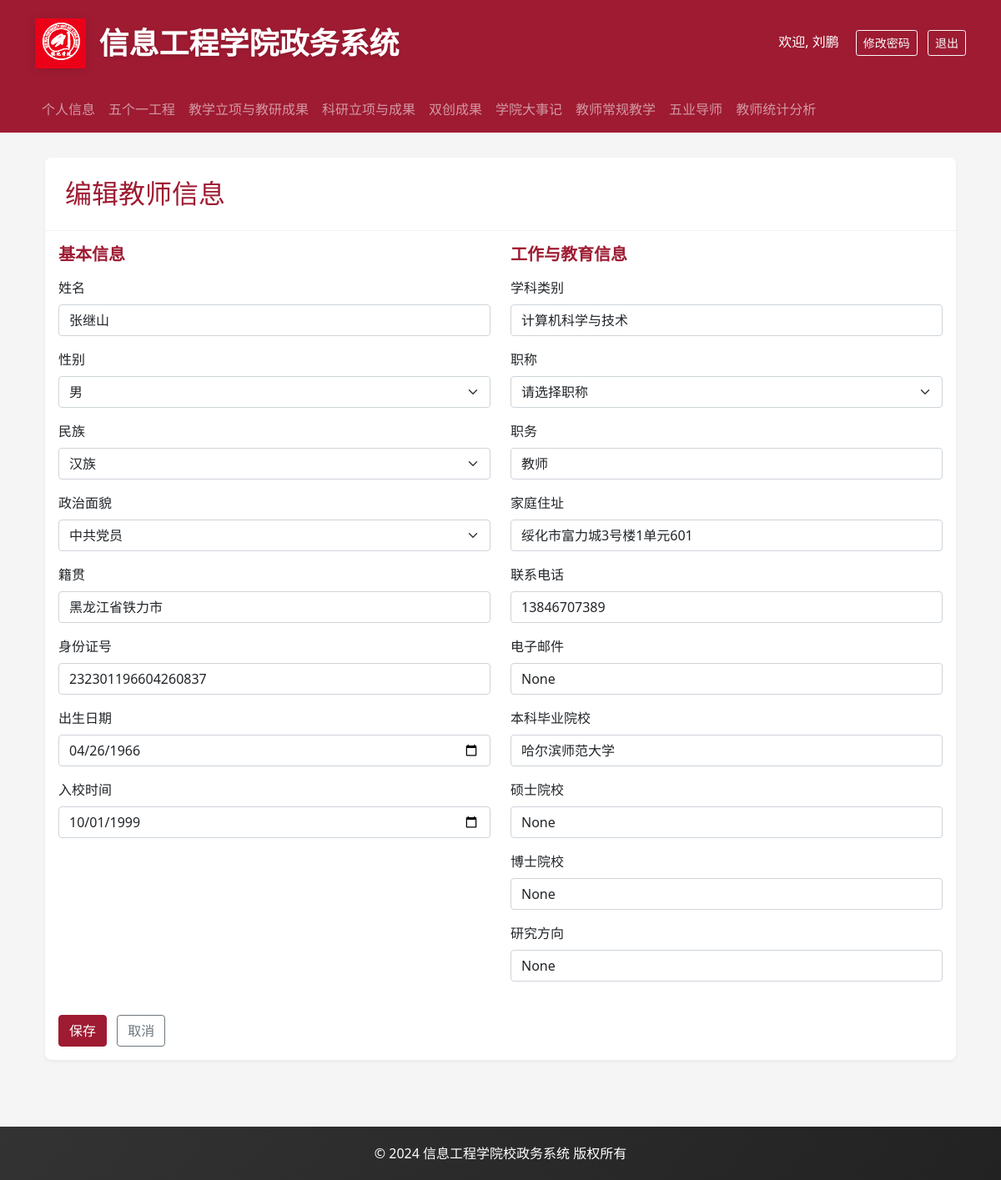
The page /teacher/edit/2 (signed in) on the database its author committed.
### backend/models.py (models this page shows, shortened)
class User(UserMixin, db.Model):
    __tablename__ = 'users'
    id = db.Column(db.Integer, primary_key=True)
    username = db.Column(db.String(80), unique=True, nullable=False)
    password_hash = db.Column(db.String(128))
    role = db.Column(db.String(20), nullable=False)  # admin, teacher, student
    name = db.Column(db.String(80))
    gender = db.Column(db.String(10))
    birth_date = db.Column(db.Date)
    email = db.Column(db.String(120), unique=True)
    phone = db.Column(db.String(20))
    employee_number = db.Column(db.String(20))
    ethnicity = db.Column(db.String(50))  # 民族
    id_number = db.Column(db.String(18))  # 身份证号
    political_status = db.Column(db.String(50))  # 政治面貌
    party_join_date = db.Column(db.Date)  # 入党时间
    party_branch = db.Column(db.String(100))  # 所属党支部
    hometown = db.Column(db.String(100))  # 籍贯
    address = db.Column(db.String(200))  # 家庭住址
    education_level = db.Column(db.String(50))  # 学历
    education_date = db.Column(db.Date)  # 获得学历时间
    degree = db.Column(db.String(50))  # 学位
    degree_date = db.Column(db.Date)  # 获得学位时间
    bachelor_school = db.Column(db.String(100))  # 本科毕业学校
    master_school = db.Column(db.String(100))  # 硕士毕业学校
    phd_school = db.Column(db.String(100))  # 博士毕业学校
    major = db.Column(db.String(100))  # 专业
    teaching_group = db.Column(db.String(100))  # 教研室
    is_dual_teacher = db.Column(db.String(10))  # 是否双师
    award_title = db.Column(db.String(100))  # 获得奖励称号
    talent_title = db.Column(db.String(100))  # 人才称号
    research_direction = db.Column(db.String(200))  # 研究方向
    work_start_date = db.Column(db.Date)  # 入校时间
    career_start_date = db.Column(db.Date)  # 参加工作时间
    highest_title = db.Column(db.String(50))  # 最高级职称
    highest_title_date = db.Column(db.Date)  # 获得最高级职称时间
    position = db.Column(db.String(50))  # 职务
    subject = db.Column(db.String(50))  # 学科
    department = db.Column(db.String(100))  # 所属院系
    photo_path = db.Column(db.String(200))  # 照片路径
    hire_date = db.Column(db.Date)             # 入职日期

### backend/app.py (the view, shortened to what this page needs)
@app.route('/teacher/edit/<int:id>', methods=['GET', 'POST'])
@login_required
def edit_teacher(id):
    if current_user.username in ADMIN_TEACHERS:
        flash('您没有权限访问该页面')
        return redirect(url_for('profile'))
    teacher = User.query.get_or_404(id)
    return render_template('edit_teacher.html', teacher=teacher)

### backend/app.py (called while the page is built)
@login_manager.user_loader
def load_user(user_id):
    return User.query.get(int(user_id))

### frontend/templates/edit_teacher.html (shortened to what this page needs)
{% extends "base.html" %}
{% block content %}
<div class="container">
    <div class="card">
        <div class="card-header">
            <h2 class="mb-0 text-primary-color">{{ '编辑' if teacher else '新增' }}教师信息</h2>
        </div>
        <div class="card-body">
            <form method="post">
                <div class="row">
                    <div class="col-md-6">
                        <h5 class="section-title">基本信息</h5>
                        <div class="mb-3">
                            <label for="name" class="form-label">姓名</label>
                            <input type="text" class="form-control" id="name" name="name" value="{{ teacher.name if teacher else '' }}" required>
                        </div>
                        <div class="mb-3">
                            <label for="gender" class="form-label">性别</label>
                            <select class="form-select" id="gender" name="gender" required>
                                <option value="男" {{ 'selected' if teacher and teacher.gender == '男' else '' }}>男</option>
                            </select>
                        </div>
                        <div class="mb-3">
                            <label for="ethnicity" class="form-label">民族</label>
                            <select class="form-select" id="ethnicity" name="ethnicity" required>
                                <option value="汉族" {{ 'selected' if teacher and teacher.ethnicity == '汉族' else '' }}>汉族</option>
                            </select>
                        </div>
                        <div class="mb-3">
                            <label for="political_status" class="form-label">政治面貌</label>
                            <select class="form-select" id="political_status" name="political_status" required>
                                <option value="中共党员" {{ 'selected' if teacher and teacher.political_status == '中共党员' else '' }}>中共党员</option>
                            </select>
                        </div>
                        <div class="mb-3">
                            <label for="hometown" class="form-label">籍贯</label>
                            <input type="text" class="form-control" id="hometown" name="hometown" value="{{ teacher.hometown if teacher else '' }}">
                        </div>
                        <div class="mb-3">
                            <label for="id_number" class="form-label">身份证号</label>
                            <input type="text" class="form-control" id="id_number" name="id_number" value="{{ teacher.id_number if teacher else '' }}" pattern="[0-9Xx]{18}" maxlength="18" required>
                        </div>
                        <div class="mb-3">
                            <label for="birth_date" class="form-label">出生日期</label>
                            <input type="date" class="form-control" id="birth_date" name="birth_date" value="{{ teacher.birth_date if teacher else '' }}" required>
                        </div>
                        <div class="mb-3">
                            <label for="work_start_date" class="form-label">入校时间</label>
                            <input type="date" class="form-control" id="work_start_date" name="work_start_date" value="{{ teacher.work_start_date if teacher else '' }}" required>
                        </div>
                    </div>
                    <div class="col-md-6">
                        <h5 class="section-title">工作与教育信息</h5>
                        <div class="mb-3">
                            <label for="major" class="form-label">学科类别</label>
                            <input type="text" class="form-control" id="major" name="major" value="{{ teacher.major if teacher else '' }}" required>
                        </div>
                        <div class="mb-3">
                            <label for="title" class="form-label">职称</label>
                            <select class="form-select" id="title" name="title" required autocomplete="off">
                                <option value="" disabled selected>请选择职称</option>
                            </select>
                        </div>
                        <div class="mb-3">
                            <label for="position" class="form-label">职务</label>
                            <input type="text" class="form-control" id="position" name="position" value="{{ teacher.position if teacher else '' }}">
                        </div>
                        <div class="mb-3">
                            <label for="address" class="form-label">家庭住址</label>
                            <input type="text" class="form-control" id="address" name="address" value="{{ teacher.address if teacher else '' }}">
                        </div>
                        <div class="mb-3">
                            <label for="phone" class="form-label">联系电话</label>
                            <input type="tel" class="form-control" id="phone" name="phone" value="{{ teacher.phone if teacher else '' }}">
                        </div>
                        <div class="mb-3">
                            <label for="email" class="form-label">电子邮件</label>
                            <input type="email" class="form-control" id="email" name="email" value="{{ teacher.email if teacher else '' }}" placeholder="example@example.com">
                        </div>
                        <div class="mb-3">
                            <label for="bachelor_school" class="form-label">本科毕业院校</label>
                            <input type="text" class="form-control" id="bachelor_school" name="bachelor_school" value="{{ teacher.bachelor_school if teacher else '' }}" required>
                        </div>
                        <div class="mb-3">
                            <label for="master_school" class="form-label">硕士院校</label>
                            <input type="text" class="form-control" id="master_school" name="master_school" value="{{ teacher.master_school if teacher else '' }}">
                        </div>
                        <div class="mb-3">
                            <label for="phd_school" class="form-label">博士院校</label>
                            <input type="text" class="form-control" id="phd_school" name="phd_school" value="{{ teacher.phd_school if teacher else '' }}">
                        </div>
                        <div class="mb-3">
                            <label for="research_direction" class="form-label">研究方向</label>
                            <input type="text" class="form-control" id="research_direction" name="research_direction" value="{{ teacher.research_direction if teacher else '' }}" required>
                        </div>
                    </div>
                </div>
                <div class="mt-4">
                    <button type="submit" class="btn btn-danger">保存</button>
                    <a href="{{ url_for('teachers') }}" class="btn btn-outline-secondary ms-2">取消</a>
                </div>
            </form>
        </div>
    </div>
</div>
{% endblock %}

### frontend/templates/base.html (shortened to what this page needs)
<!DOCTYPE html>
<html lang="zh">
<head>
    <link href="https://cdn.jsdelivr.net/npm/bootstrap@5.1.3/dist/css/bootstrap.min.css" rel="stylesheet">
    <link rel="stylesheet" href="https://cdn.jsdelivr.net/npm/bootstrap-icons@1.8.1/font/bootstrap-icons.css">
</head>
<body>
    <header class="header">
        <div class="container">
            <div class="d-flex align-items-center justify-content-between">
                <div class="d-flex align-items-center">
                    <img src="{{ url_for('static', filename='logo.png') }}" alt="信息工程学院" class="logo me-3">
                    <h1>信息工程学院政务系统</h1>
                </div>
                {% if current_user.is_authenticated %}
                <div>
                    <span class="text-white me-3">欢迎, {{ current_user.name }}</span>
                    <button class="btn btn-outline-light btn-sm me-2" data-bs-toggle="modal" data-bs-target="#changePasswordModal">
                        修改密码
                    </button>
                    <a href="{{ url_for('logout') }}" class="btn btn-outline-light btn-sm">退出</a>
                </div>
                {% endif %}
            </div>
        </div>
    </header>
    {% if current_user.is_authenticated %}
    <nav class="navbar navbar-expand-lg navbar-dark bg-danger">
        <div class="container">
            <div class="collapse navbar-collapse" id="navbarNav">
                <ul class="navbar-nav me-auto">
                    <li class="nav-item">
                        <a class="nav-link {% if request.endpoint == 'profile' %}active{% endif %}" href="{{ url_for('profile') }}">个人信息</a>
                    </li>
                    <li class="nav-item">
                        <a class="nav-link {% if request.endpoint == 'five_one' %}active{% endif %}" href="{{ url_for('five_one') }}">五个一工程</a>
                    </li>
                    <li class="nav-item">
                        <a class="nav-link {% if request.endpoint == 'teaching_research' %}active{% endif %}" href="{{ url_for('teaching_research') }}">教学立项与教研成果</a>
                    </li>
                    <li class="nav-item">
                        <a class="nav-link {% if request.endpoint == 'scientific_research' %}active{% endif %}" href="{{ url_for('scientific_research') }}">科研立项与成果</a>
                    </li>
                    <li class="nav-item">
                        <a class="nav-link {% if request.endpoint == 'innovation_achievements' %}active{% endif %}" href="{{ url_for('innovation_achievements') }}">双创成果</a>
                    </li>
                    <li class="nav-item">
                        <a class="nav-link {% if request.endpoint == 'college_events' %}active{% endif %}" href="{{ url_for('college_events') }}">学院大事记</a>
                    </li>
                    <li class="nav-item">
                        <a class="nav-link {% if request.endpoint == 'teacher_teaching' %}active{% endif %}" href="{{ url_for('teacher_teaching') }}">教师常规教学</a>
                    </li>
                    <li class="nav-item">
                        <a class="nav-link {% if request.endpoint == 'five_one_mentor' %}active{% endif %}" href="{{ url_for('five_one_mentor') }}">五业导师</a>
                    </li>
                    <li class="nav-item">
                        <a class="nav-link {% if request.endpoint == 'teacher_statistics' %}active{% endif %}" href="{{ url_for('teacher_statistics') }}">教师统计分析</a>
                    </li>
                </ul>
            </div>
        </div>
    </nav>
    {% endif %}
    <div class="content-wrapper">
        <div class="container">
            {% block content %}{% endblock %}
        </div>
    </div>
    <footer class="footer">
        <div class="container text-center">
            <p class="mb-0">© 2024 信息工程学院校政务系统 版权所有</p>
        </div>
    </footer>
</body>
</html>

### frontend/templates/base.html (style rules this page uses)
:root { --primary-color: #9e1b32; --secondary-color: #f8f9fa; --accent-color: #9e1b32; --text-color: #333; }
body { background-color: #f5f5f5; }
.text-primary-color { color: var(--primary-color) !important; }
.header { background: var(--primary-color); padding: 20px 0; box-shadow: 0 2px 4px rgba(0,0,0,0.1); }
.navbar { background-color: var(--primary-color) !important; }
.header .logo { height: 60px; filter: drop-shadow(0 2px 4px rgba(0,0,0,0.1)); }
.header h1 { color: white; font-size: 36px; margin: 0; padding: 10px 0; text-shadow: 0 2px 4px rgba(0,0,0,0.1); font-weight: 600; }
.content-wrapper { min-height: calc(100vh - 300px); padding: 30px 0; }
.card { border: none; box-shadow: 0 2px 4px rgba(0,0,0,0.05); transition: transform 0.3s ease, box-shadow 0.3s ease; background-color: white; border-radius: 8px; overflow: hidden; }
.card-header { background-color: white; border-bottom: 1px solid rgba(0,0,0,0.05); padding: 1.5rem; }
.btn-danger { background-color: var(--primary-color); border-color: var(--primary-color); }
.footer { background: linear-gradient(135deg, #333 0%, #222 100%); color: white; padding: 20px 0; margin-top: 50px; }
.section-title { color: var(--primary-color); font-size: 1.25rem; font-weight: 600; margin-bottom: 1rem; }

### rows shown on the page
User: name "刘鹏"
User: name "张继山", hometown "黑龙江省铁力市", id_number "232301196604260837", birth_date "04/26/1966", work_start_date "10/01/1999", major "计算机科学与技术", position "教师", address "绥化市富力城3号楼1单元601", phone "13846707389", email "None", bachelor_school "哈尔滨师范大学", master_school "None", phd_school "None", research_direction "None"

### other values the page prints
{{ '编辑' if teacher else '新增' }} "编辑"
